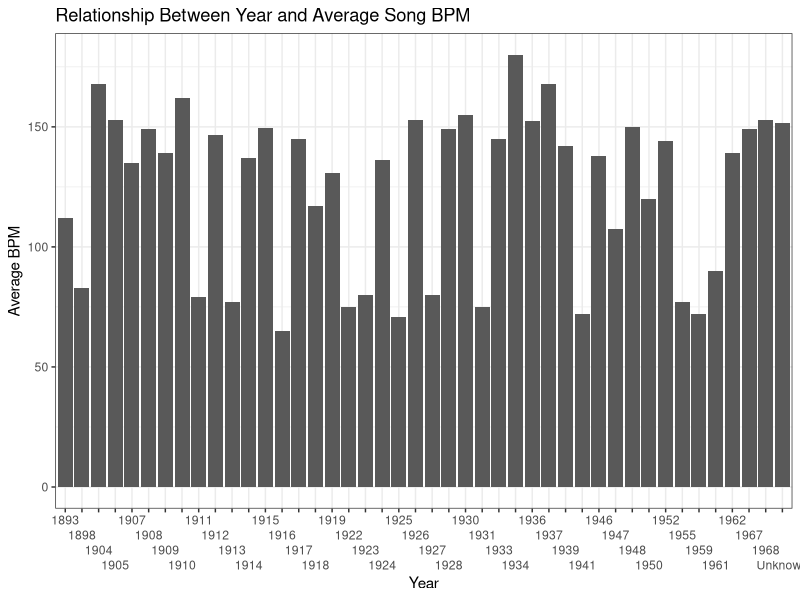

The R script that drew this image:
## ---- chunk 1
library(tidyverse)
## ---- chunk 2
fight_songs <- read.csv("fight-songs.csv")
glimpse(fight_songs)
## ---- chunk 3
bpm_songs <- fight_songs %>%
  group_by(year) %>%
  summarize(avg_bpm = mean(bpm))
bpm_songs %>% 
  ggplot() +
  scale_x_discrete(guide = guide_axis(n.dodge=4)) +
  geom_col(mapping = aes(x = year, y = avg_bpm)) +
  labs(title = "Relationship Between Year and Average Song BPM", 
       x = "Year", y = "Average BPM") +
  theme_bw()
